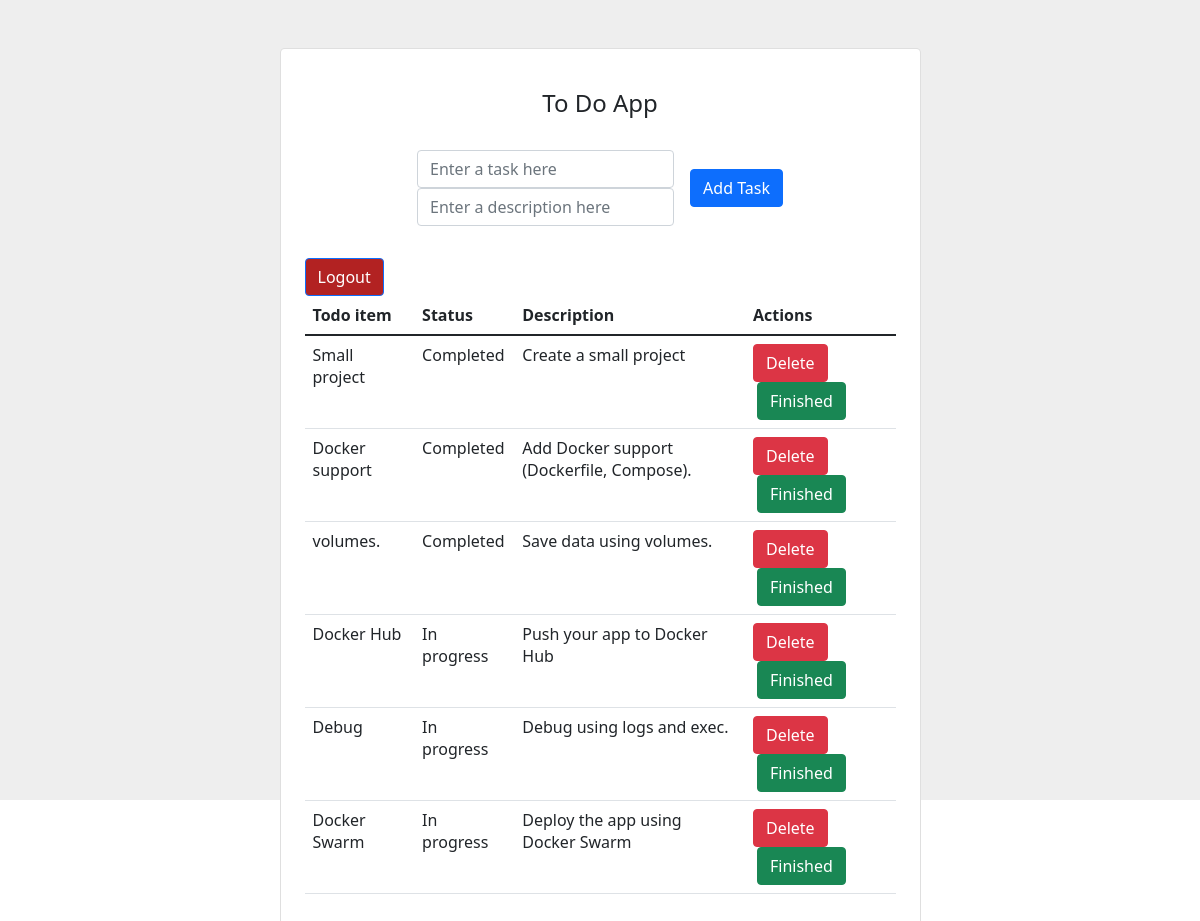
Screenshot of / (signed in) with the database file from the repository.
### app/models.py (models this page shows, shortened)
class todo(models.Model):
    user = models.ForeignKey(User, on_delete=models.CASCADE)
    title = models.CharField(max_length=1000)
    status = models.BooleanField(default=False)
    description = models.TextField()
    class Meta:
        unique_together = ('user', 'title')  # Enforces unique task titles per user

### app/views.py (the view, shortened to what this page needs)
# urls.py: path('', views.home, name='home'), # This line maps the home view to the root URL
@login_required
def home(request):
    alltodo = todo.objects.filter(user=request.user)
    return render(request, 'app/todo.html', {'alltodo': alltodo})

### app/templates/app/todo.html (shortened to what this page needs)
<head>
</head>
<link rel="stylesheet" href="https://cdn.jsdelivr.net/npm/bootstrap@5.1.3/dist/css/bootstrap.min.css">
<section class="vh-100" style="background-color: #eee;">
    <div class="container py-5 h-100">
      <div class="row d-flex justify-content-center align-items-center h-100">
        <div class="col col-lg-9 col-xl-7">
          <div class="card rounded-3">
            <div class="card-body p-4">
              <h4 class="text-center my-3 pb-3">To Do App</h4>
              <form method="POST" class="row row-cols-lg-auto g-3 justify-content-center align-items-center mb-4 pb-2">
                <div class="col-12">
                  <div class="form-outline">
                    <input type="text" id="form1" class="form-control" name="task" placeholder="Enter a task here"/>
                    <input type="text" id="form1" class="form-control" name="description" placeholder="Enter a description here"/>
                  </div>
                </div>
                <div class="col-12">
                  <button type="submit" class="btn btn-primary">Add Task</button>
                </div>
              </form>
              <a href="{% url 'logout' %}"><button style="background: firebrick; color: white;" type="submit" class="btn btn-primary">Logout</button></a>
              <table class="table mb-4">
                <thead>
                  <tr>
                    <th scope="col">Todo item</th>
                    <th scope="col">Status</th>
                    <th scope="col">Description</th>
                    <th scope="col">Actions</th>
                  </tr>
                </thead>
                <tbody>
                  {% for i in alltodo %}
                  <tr>
                    <td>{{i.title}}</td>
                    {% if i.status == True %}
                      <td>Completed</td>
                    {% else %}
                      <td>In progress</td>
                    {% endif %}
                    <td>{{i.description}}</td>
                    <td>
                      <a href="{% url 'delete' i.title %}"><button type="submit" class="btn btn-danger">Delete</button></a>
                      <a href="{% url 'update' i.title %}"><button type="submit" class="btn btn-success ms-1">Finished</button></a>
                    </td>
                  </tr>
                  {% endfor %}
                </tbody>
              </table>
            </div>
          </div>
        </div>
      </div>
    </div>
  </section>

### rows the page displays
todo: title "Small project", status "Completed", description "Create a small project"
todo: title "Docker support", status "Completed", description "Add Docker support (Dockerfile, Compose)."
todo: title "volumes.", status "Completed", description "Save data using volumes."
todo: title "Docker Hub", status "In progress", description "Push your app to Docker Hub"
todo: title "Debug", status "In progress", description "Debug using logs and exec."
todo: title "Docker Swarm", status "In progress", description "Deploy the app using Docker Swarm"
